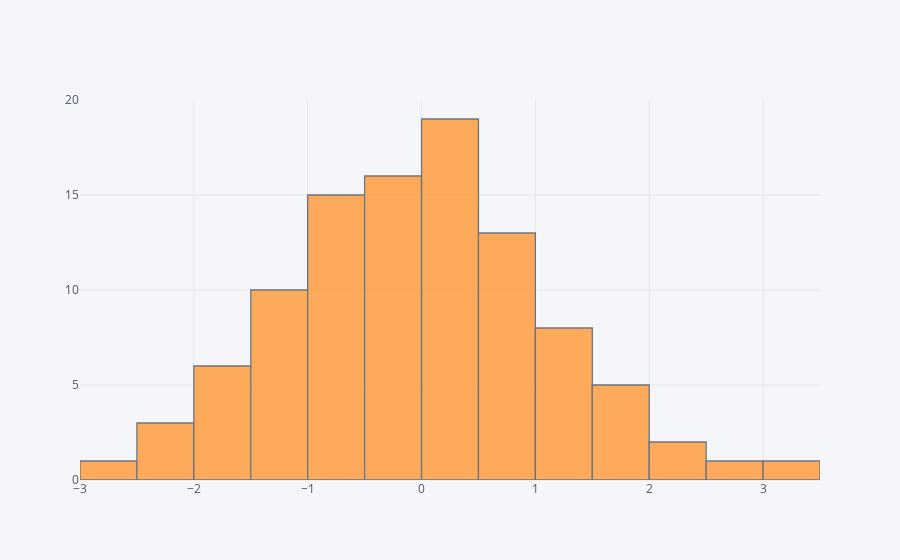

Notebook cell for this chart:
### Code cell
df['A'].iplot(kind='hist',bins=25)

### Figure 1 — Plotly figure (JSON) as saved in the notebook; plotly's stock layout.template omitted (floating-point values rounded to 4 significant figures)
{"data": [{"histfunc": "count", "histnorm": "", "marker": {"color": "rgba(255, 153, 51, 1.0)", "line": {"color": "#4D5663", "width": 1.3}}, "name": "A", "nbinsx": 25, "opacity": 0.8, "orientation": "v", "type": "histogram", "uid": "2dc70e30-8387-4184-a15b-2cb43cf84536", "x": [0.5094, -0.07038, -1.654, -0.6896, 0.008033, -1.46, 0.2136, 0.3021, 0.9107, 1.212, 1.25, -0.5654, -2.04, 0.08042, 1.524, 0.6884, 0.3059, -0.9028, 0.09835, -1.053, 0.8926, -1.568, -1.058, 0.7935, 0.6089, -0.183, -0.6422, 0.3224, -1.681, -1.305, -1.486, -0.6569, 0.3825, -1.502, 0.5468, -0.3023, -1.525, -0.7411, 0.9844, -2.025, 0.04155, -1.223, 0.4621, -1.187, -0.3854, 1.286, -0.3716, 0.6478, 0.08253, -0.1261, 1.318, -0.5085, 0.1534, 0.4368, -1.045, -0.9957, -0.7464, 0.4446, -0.004378, -0.203, -0.4911, 0.9038, 0.73, -0.6914, 3.016, -0.9879, 1.62, -2.12, -0.2339, 1.511, -0.2578, 2.472, 0.8308, -0.1311, -1.686, -0.4255, 0.2841, -0.5299, -0.5358, -0.7588, 1.371, 1.218, 0.4211, 0.9873, -1.045, -0.3107, 1.542, 0.2365, 0.4831, 1.734, -1.071, -0.6929, 2.498, 0.1834, 2.781, 1.483, -2.785, 1.457, -0.3749, -0.06332]}], "layout": {"barmode": "overlay", "legend": {"bgcolor": "#F5F6F9", "font": {"color": "#4D5663"}}, "paper_bgcolor": "#F5F6F9", "plot_bgcolor": "#F5F6F9", "title": {"font": {"color": "#4D5663"}}, "xaxis": {"gridcolor": "#E1E5ED", "showgrid": true, "tickfont": {"color": "#4D5663"}, "title": {"font": {"color": "#4D5663"}, "text": ""}, "zerolinecolor": "#E1E5ED"}, "yaxis": {"gridcolor": "#E1E5ED", "showgrid": true, "tickfont": {"color": "#4D5663"}, "title": {"font": {"color": "#4D5663"}, "text": ""}, "zerolinecolor": "#E1E5ED"}}}
